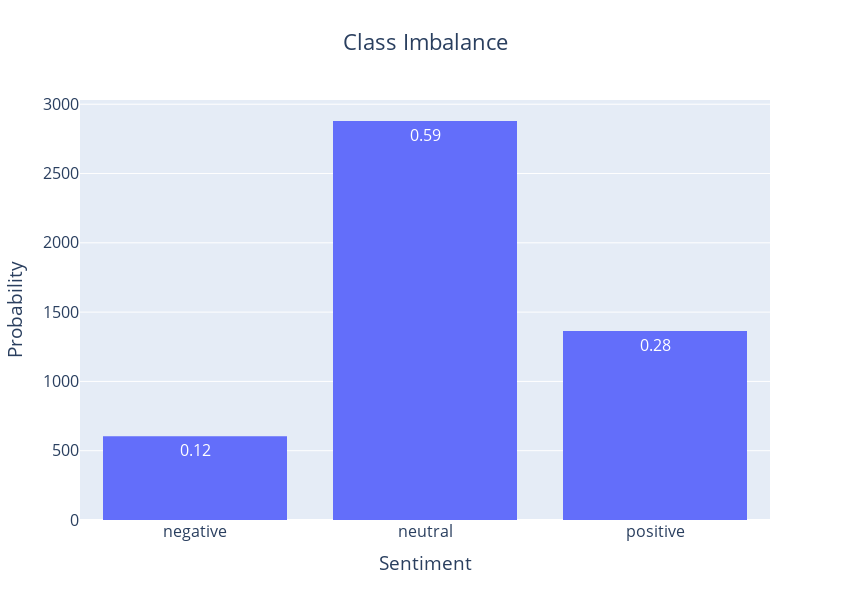

Notebook code cell kept with this figure:
### Markdown cell above
## Class Imbalance

### Code cell
fig = go.Figure()

vals = np.round(pos['label'].value_counts(normalize=True).sort_index(), 2)

fig.add_trace(go.Histogram(
    x=pos['label'].sort_values(),
    histnorm='',
    text=vals
)


)
px.histogram(pos.sort_values(by='label'), x='label', histnorm='probability density')

fig.update_layout(
    title="Class Imbalance",
    title_x=0.5,
    font= dict(size=16),
    yaxis= dict(title="Probability"),
    xaxis= dict(title="Sentiment"),
    height=600,
    width=850
)

### Figure 1 — Plotly figure (JSON) as saved in the notebook; plotly's stock layout.template omitted (floating-point values rounded to 4 significant figures; data arrays with more than 128 entries replaced by an {"elided": "..."} marker saying what was removed)
{"data": [{"histnorm": "", "text": [0.12, 0.59, 0.28], "type": "histogram", "x": {"elided": "4846 str values"}}], "layout": {"font": {"size": 16}, "height": 600, "title": {"text": "Class Imbalance", "x": 0.5}, "width": 850, "xaxis": {"title": {"text": "Sentiment"}}, "yaxis": {"title": {"text": "Probability"}}}}
